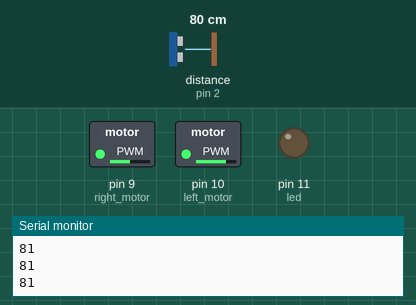
Simulated run of this sketch. Board: Arduino Uno, built with avr-gcc and run on an emulated ATmega328P. On the bench: switched loads named in the sketch (green lamp = pin HIGH), output pins drawn as LEDs (lit = HIGH), the last lines printed to the serial monitor. Inputs (shaded band) come from the test bench; at power-on: distance to the obstacle (sensor on pin 2) 80 cm. The echo pulse lasts 58.3 µs per cm.

Above: at 6.8 s.
6.9 s: distance to the obstacle (sensor on pin 2) set to 2 cm
At 7.3 s:
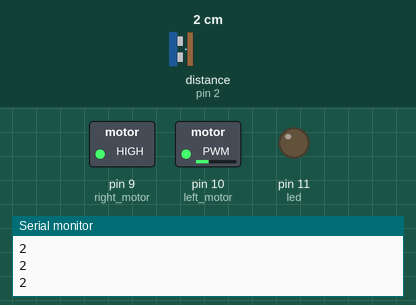
8.4 s: distance to the obstacle (sensor on pin 2) set to 35 cm
At 8.8 s:
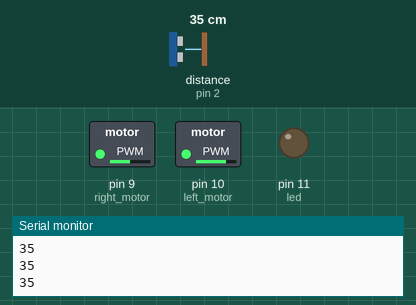
9.9 s: distance to the obstacle (sensor on pin 2) set to 4 cm
At 11.0 s:
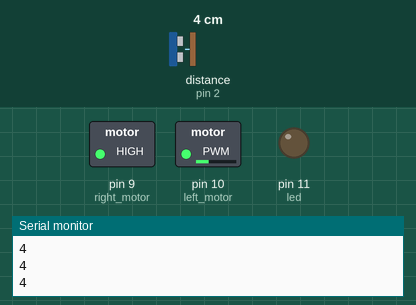
Timing chart, 0 to 12.9 s (numbered marks = the images above; inputs shaded):
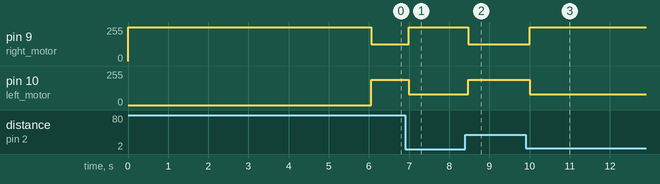

Measured:
- after the input at 6.9 s, pin 9 (right_motor): 127/255 → 255/255 after 0.09 s; pin 10 (left_motor): 190/255 → 80/255 after 0.09 s
- after the input at 8.4 s, pin 9 (right_motor): 255/255 → 127/255 after 0.07 s; pin 10 (left_motor): 80/255 → 190/255 after 0.07 s
- after the input at 9.9 s, pin 9 (right_motor): 127/255 → 255/255 after 0.10 s; pin 10 (left_motor): 190/255 → 80/255 after 0.10 s

The sketch:

simple_version.ino
```cpp
#include <NewPing.h>
int trigger = 5;
int echo = 2;
int led = 11;
int left_motor = 10;
int right_motor = 9;
int button = 13;
int times[] = {3000, 4000, 5000};
int distance[] = {30, 10, 5};
bool checker = true;
NewPing sonar(trigger, echo, 200);
int range;
void setup() {
  // put your setup code here, to run once:
  pinMode(led, OUTPUT);
  pinMode(left_motor, OUTPUT);
  pinMode(right_motor, OUTPUT);
  pinMode(button, INPUT);
  Serial.begin(9600);
  // sets initial motors to 0
  analogWrite(left_motor, 0);
  analogWrite(right_motor, 0);
}
//http://forum.arduino.cc/index.php?topic=45787.0
void loop() {
  //  if (digitalRead(button) == 1) {
  //    starter += 1;
  //  }

  // while (starter >= 1 ) {
  if (checker == true) {
      analogWrite(left_motor, 0);
      analogWrite(right_motor, 255);
      delay(6000);
  }
  checker = false;
  range = sonar.ping_cm();
  Serial.println(range);
  delay(50);
  if (range == distance[0]) {
    analogWrite(left_motor, 255);
    analogWrite(right_motor, 255);
  }
  else if (range > distance[0]) {
    analogWrite(right_motor, 127);
    analogWrite(left_motor, 190);
  }
  else if (range < distance[0]) {
    analogWrite(left_motor, 80);
    analogWrite(right_motor, 255);
  }
  //}
}
```
